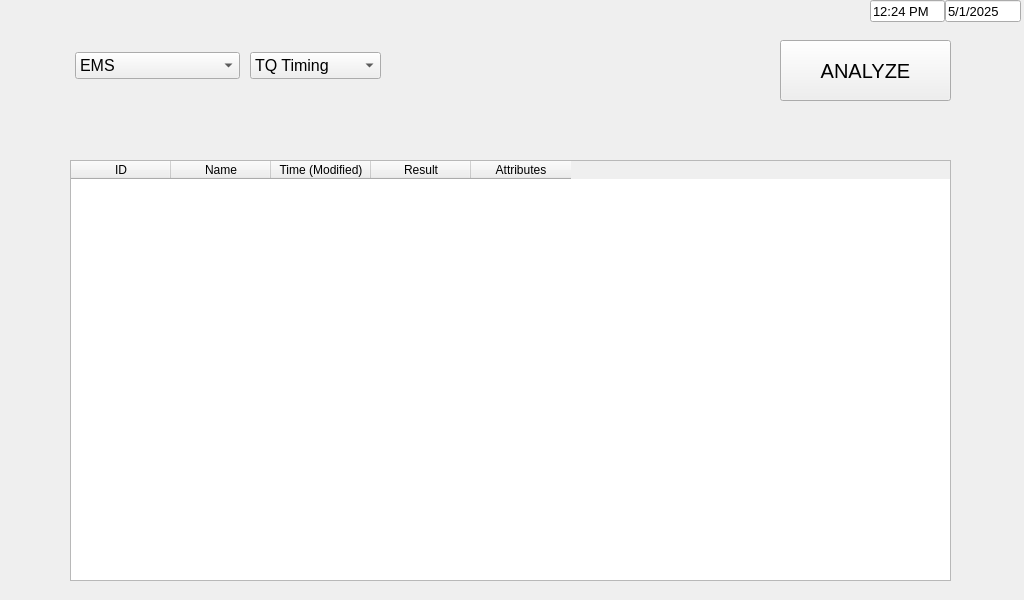
<?xml version="1.0" encoding="UTF-8"?>
<ui version="4.0">
 <class>MainWindow</class>
 <widget class="QMainWindow" name="MainWindow">
  <property name="geometry">
   <rect>
    <x>0</x>
    <y>0</y>
    <width>1024</width>
    <height>600</height>
   </rect>
  </property>
  <property name="minimumSize">
   <size>
    <width>1024</width>
    <height>600</height>
   </size>
  </property>
  <property name="maximumSize">
   <size>
    <width>1024</width>
    <height>600</height>
   </size>
  </property>
  <property name="windowTitle">
   <string>MainWindow</string>
  </property>
  <property name="windowOpacity">
   <double>1.000000000000000</double>
  </property>
  <widget class="QWidget" name="centralwidget">
   <widget class="QPushButton" name="Analyze_Button">
    <property name="geometry">
     <rect>
      <x>780</x>
      <y>40</y>
      <width>171</width>
      <height>61</height>
     </rect>
    </property>
    <property name="font">
     <font>
      <pointsize>15</pointsize>
     </font>
    </property>
    <property name="text">
     <string>ANALYZE</string>
    </property>
   </widget>
   <widget class="QTableWidget" name="Data_Table">
    <property name="geometry">
     <rect>
      <x>70</x>
      <y>160</y>
      <width>881</width>
      <height>421</height>
     </rect>
    </property>
    <attribute name="horizontalHeaderVisible">
     <bool>true</bool>
    </attribute>
    <attribute name="horizontalHeaderCascadingSectionResizes">
     <bool>false</bool>
    </attribute>
    <attribute name="horizontalHeaderDefaultSectionSize">
     <number>100</number>
    </attribute>
    <column>
     <property name="text">
      <string>ID</string>
     </property>
    </column>
    <column>
     <property name="text">
      <string>Name</string>
     </property>
    </column>
    <column>
     <property name="text">
      <string>Time (Modified)</string>
     </property>
    </column>
    <column>
     <property name="text">
      <string>Result</string>
     </property>
    </column>
    <column>
     <property name="text">
      <string>Attributes</string>
     </property>
    </column>
   </widget>
   <widget class="QWidget" name="layoutWidget">
    <property name="geometry">
     <rect>
      <x>70</x>
      <y>50</y>
      <width>311</width>
      <height>31</height>
     </rect>
    </property>
    <layout class="QHBoxLayout" name="HL_Mode_Selection" stretch="2,0">
     <property name="spacing">
      <number>10</number>
     </property>
     <property name="leftMargin">
      <number>5</number>
     </property>
     <item>
      <widget class="QComboBox" name="comboBox">
       <property name="font">
        <font>
         <pointsize>12</pointsize>
        </font>
       </property>
       <item>
        <property name="text">
         <string>EMS</string>
        </property>
       </item>
       <item>
        <property name="text">
         <string>Normal</string>
        </property>
       </item>
      </widget>
     </item>
     <item>
      <widget class="QComboBox" name="comboBox_2">
       <property name="font">
        <font>
         <pointsize>12</pointsize>
        </font>
       </property>
       <item>
        <property name="text">
         <string>TQ Timing</string>
        </property>
       </item>
       <item>
        <property name="text">
         <string>SPO2 &amp;  BPM</string>
        </property>
       </item>
      </widget>
     </item>
    </layout>
   </widget>
   <widget class="QWidget" name="layoutWidget">
    <property name="geometry">
     <rect>
      <x>870</x>
      <y>0</y>
      <width>151</width>
      <height>22</height>
     </rect>
    </property>
    <layout class="QHBoxLayout" name="HL_Time_Date">
     <property name="spacing">
      <number>0</number>
     </property>
     <item>
      <widget class="QLineEdit" name="lineEdit_Time">
       <property name="font">
        <font>
         <pointsize>10</pointsize>
        </font>
       </property>
       <property name="text">
        <string>12:24 PM</string>
       </property>
      </widget>
     </item>
     <item>
      <widget class="QLineEdit" name="lineEdit_Date">
       <property name="font">
        <font>
         <pointsize>10</pointsize>
        </font>
       </property>
       <property name="text">
        <string>5/1/2025</string>
       </property>
      </widget>
     </item>
    </layout>
   </widget>
  </widget>
 </widget>
 <resources/>
 <connections/>
</ui>
